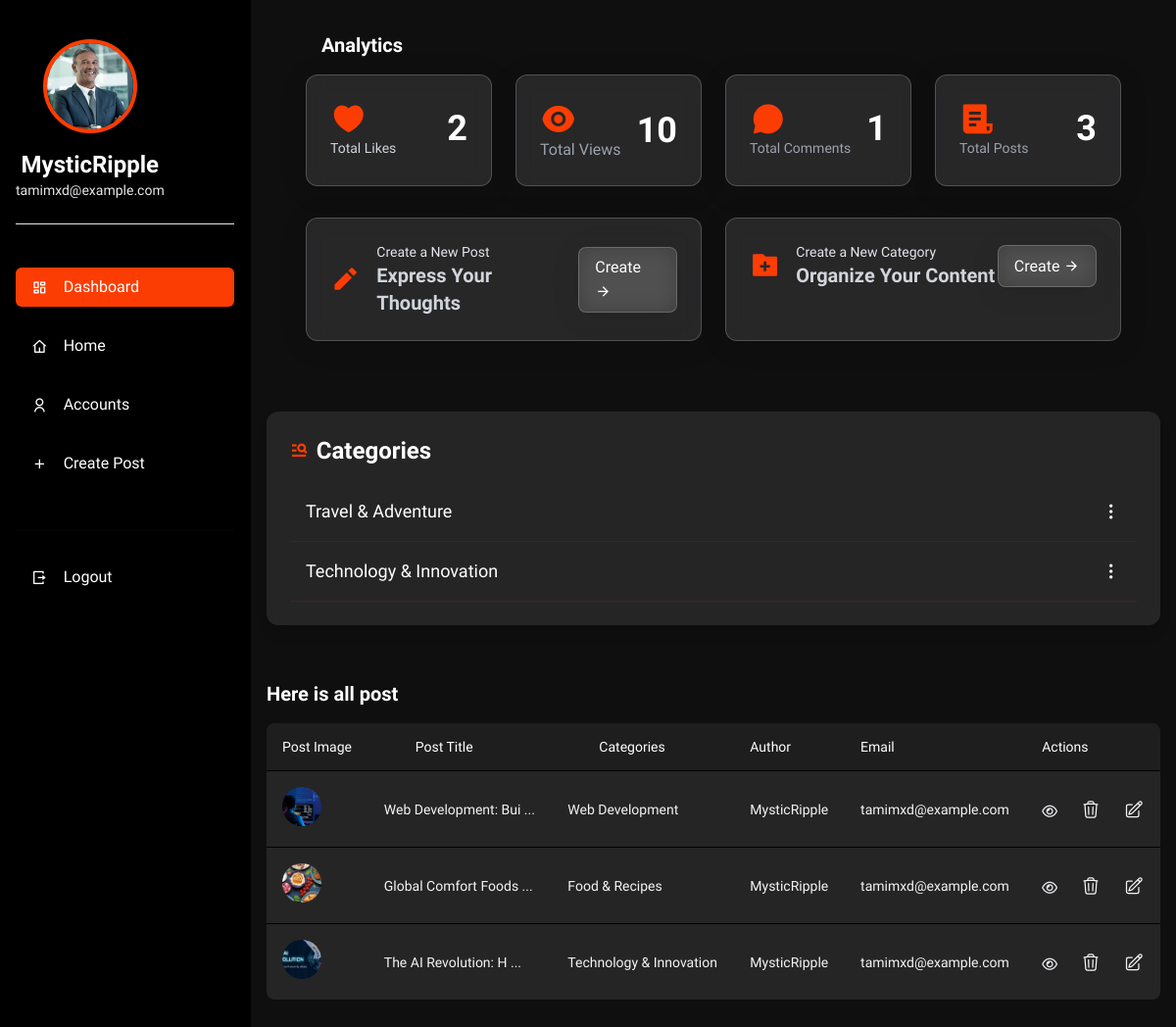
/dashboard/3/ (signed in), run on an earlier commit of the app's database.
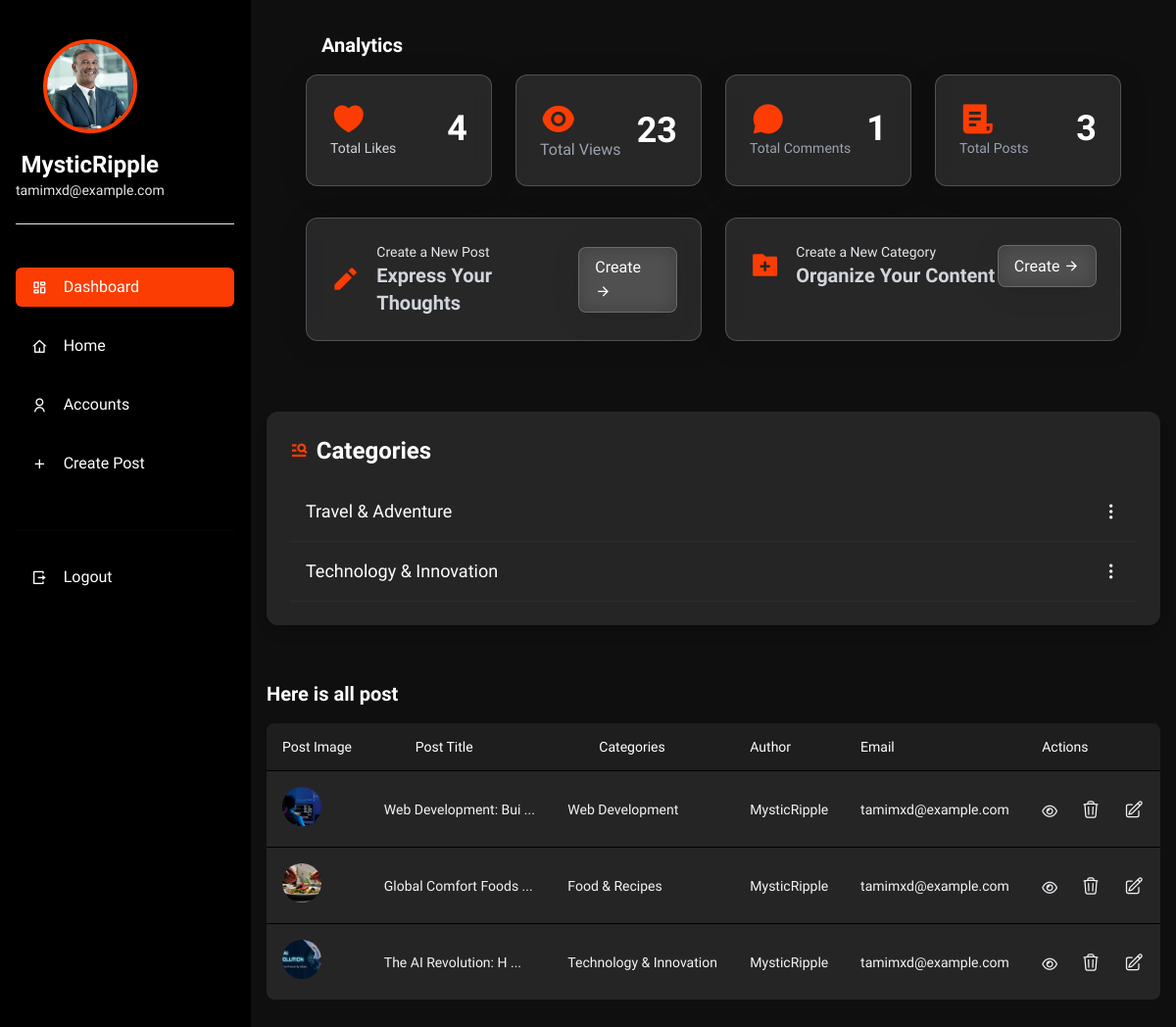
And on a later commit of the database.
### blog/models.py (models this page shows, shortened)
class Post(models.Model):
    user = models.ForeignKey(User, on_delete=models.CASCADE)
    category = models.ForeignKey(Category, on_delete=models.CASCADE, related_name="posts")
    title = models.CharField(max_length=255)
    image = models.ImageField(upload_to="post_images/")
    description = models.TextField()
    created_date = models.DateField(default=now)
    created_time = models.TimeField(default=now)
    view_count = models.PositiveIntegerField(default=0)
    def like_count(self):
        return self.likes.count()

class Category(models.Model):
    user = models.ForeignKey(User, on_delete=models.CASCADE)
    name = models.CharField(max_length=255, unique=True)
    logo = models.ImageField(upload_to="categories_logo/")
    def __str__(self):
        return self.name

### blog/views.py (the view)
# urls.py: path('dashboard/<int:user_id>/', user_dashboard, name='user_dashboard'),
@login_required
def user_dashboard(request, user_id):
    user = get_object_or_404(User, id=user_id)
    user_posts = Post.objects.filter(user=user)
    categories = Category.objects.filter(user=user)
    total_likes = sum(post.like_count() for post in user_posts)
    total_views = sum(post.view_count for post in user_posts)
    total_comments = sum(post.comments.count() for post in user_posts)
    max_likes = Post.objects.annotate(likes_count=Count('likes')).aggregate(Max('likes_count'))['likes_count__max'] or 1
    max_views = Post.objects.aggregate(Max('view_count'))['view_count__max'] or 1
    max_comments = Post.objects.annotate(comment_count=Count('comments')).aggregate(Max('comment_count'))['comment_count__max'] or 1
    like_progress = (total_likes / max_likes) * 1 if max_likes > 0 else 0
    view_progress = (total_views / max_views) * 1 if max_views > 0 else 0
    comment_progress = (total_comments / max_comments) * 1 if max_comments > 0 else 0
    post_data = {
        'like_count': total_likes,
        'view_count': total_views,
        'comment_count': total_comments,
        'like_progress': round(like_progress),
        'view_progress': round(view_progress),
        'comment_progress': round(comment_progress),
    }
    context = {
        'post_data': post_data,
        'user_posts': user_posts,
        'user': user,
        'categories': categories,
    }
    return render(request, 'blog/dashboard.html', context)

### blog/templates/blog/dashboard.html (shortened to what the changed rows need)
{% extends "base_dashboard.html" %}
{% block content %}
<div class="flex flex-col w-full mt-20 lg:mt-0">
    <div class="grid grid-cols-1 md:grid-cols-2 lg:grid-cols-4 gap-6 mb-8 mx-3 lg:mx-10">
      <div class="glass p-6 rounded-xl hover-scale">
        <div class="flex justify-between items-center">
          <div>
            <i class="ri-heart-3-fill text-4xl text-[#fc3d03]"></i>
            <p class="text-sm text-gray-300">Total Likes</p>
          </div>
          <h3 class="text-4xl font-bold text-white">{{ post_data.like_count }}</h3>
        </div>
      </div>
      <div class="glass p-6 rounded-xl hover-scale">
        <div class="flex justify-between items-center">
          <div>
            <i class="ri-eye-fill text-4xl text-[#fc3d03]"></i>
            <p class="ttext-sm text-gray-400">Total Views</p>
          </div>
          <h3 class="text-4xl font-bold text-white">{{ post_data.view_count }}</h3>
        </div>
      </div>
    </div>
    <div class="container mx-auto">
      <div class="bg-[#262525] p-6 rounded-xl mt-10 shadow-lg">
        <div class="flex items-center justify-between mb-4">
          <h2 class="text-2xl font-semibold text-white flex items-center gap-2">
            <i class="ri-menu-search-line text-lg text-[#fc3d03]"></i> Categories
          </h2>
        </div>
      </div>
    </div>
    <div class="py-8">
      <section class="container mx-auto">
        {% if user_posts %}
        <div class="flex flex-col mt-6 px-8">
          <div class="-mx-4 -my-2 overflow-x-auto sm:-mx-6 lg:-mx-8">
            <div class="inline-block min-w-full py-2 align-middle">
              <div
                class="overflow-hidden md:rounded-lg"
              >
                <table
                  class="min-w-full divide-y divide-black"
                >
                  <thead class="bg-[#262525]/70">
                    <tr>
                      <th
                        scope="col"
                        class="py-3.5 px-4 text-sm font-normal text-left rtl:text-right text-white"
                      >
                        <div class="flex items-center gap-x-3">
                          <span>Post Image</span>
                        </div>
                      </th>
                      <th
                        scope="col"
                        class="px-12 py-3.5 text-sm font-normal text-left rtl:text-right text-white"
                      >
                        <button class="flex items-center gap-x-2">
                          <span>Post Title</span>
                        </button>
                      </th>
                      <th
                        scope="col"
                        class="px-12 py-3.5 text-sm font-normal text-left rtl:text-right text-white"
                      >
                        <button class="flex items-center gap-x-2">
                          <span>Categories</span>
                        </button>
                      </th>
                      <th
                        scope="col"
                        class="px-4 py-3.5 text-sm font-normal text-left rtl:text-right text-white"
                      >
                        <button class="flex items-center gap-x-2">
                          <span>Author</span>
                        </button>
                      </th>
                      <th
                        scope="col"
                        class="px-4 py-3.5 text-sm font-normal text-left rtl:text-right text-white"
                      >
                        Email
                      </th>
                      <th
                        scope="col"
                        class="px-4 py-3.5 text-sm font-normal text-left rtl:text-right text-white"
                      >
                        Actions
                      </th>
                    </tr>
                  </thead>
                  <tbody
                    class="bg-[#262525] divide-y divide-black"
                  >
                    {% for post in user_posts %}
                    <tr>
                      <td
                        class="px-4 py-4 text-sm font-medium text-gray-700 whitespace-nowrap"
                      >
                        <div class="inline-flex items-center gap-x-3">
                          <div class="flex items-center gap-x-2">
                            <img
                              class="object-cover w-10 h-10 rounded-full"
                              src="{{ post.image.url }}"
                              alt="{{ post.title }}"
                            />
                          </div>
                        </div>
                      </td>
                      <td
                        class="px-4 py-4 text-sm text-gray-100 whitespace-nowrap"
                      >
                        {{ post.title|slice:":20" }} ...
                      </td>
                      <td
                        class="px-4 py-4 text-sm text-gray-100 whitespace-nowrap"
                      >
                        {{ post.category }}
                      </td>
                      <td
                        class="px-4 py-4 text-sm text-gray-100 whitespace-nowrap"
                      >
                        {{ post.user.username }}
                      </td>
                      <td
                        class="px-4 py-4 text-sm text-gray-100 whitespace-nowrap"
                      >
                        {{ post.user.email }}
                      </td>
                      <td class="px-4 py-4 text-sm whitespace-nowrap">
                        <div class="flex items-center gap-x-6">
                          <a
                            href="{% url 'post_details' post.id %}"
                            class=""
                          >
                            <i class="fa-regular fa-eye text-gray-200 hover:text-[#fc3d03] transition-colors duration-200 hover:text-red-500 focus:outline-none pt-2 transition-transform duration-500 hover:scale-110"></i>
                          </a>
                          <a
                            href="{% url 'delete_post' post.id %}"
                            class="text-black hover:text-[#fc3d03] transition-colors duration-200 hover:text-red-500 focus:outline-none transition-transform duration-500 hover:scale-110"
                          >
                          </a>
                          <a
                            href="{% url 'edit_post' post.id %}"
                            class="text-black hover:text-[#fc3d03] transition-colors duration-200 hover:text-red-500 focus:outline-none transition-transform duration-500 hover:scale-110"
                          >
                          </a>
                        </div>
                      </td>
                    </tr>
                    {% endfor %}
                  </tbody>
                </table>
              </div>
            </div>
          </div>
        </div>
        {% else %}
        <p class="text-gray-500">You have no posts yet.</p>
        {% endif %}
      </section>
    </div>
</div>
{% endblock %}

What changed in the data, as far as the page shows it:
changed Post "Global Comfort Foods": image: a different picture
Also different on the page:
{{ post_data.like_count }}: "2" → "4"
{{ post_data.view_count }}: "10" → "23"
